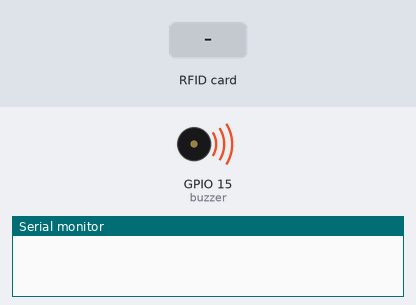
Bench run of a sketch on a simulated ESP32. On the bench: buzzer (waves = sounding), the last lines printed to the serial monitor. The inputs (shaded band) are chosen by the test bench.

Above: at 0.1 s.
At 1.3 s:
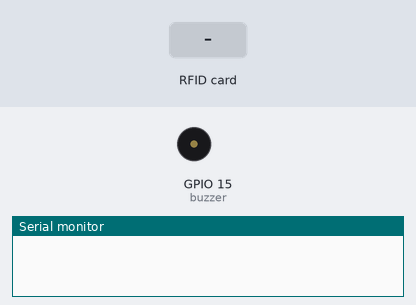
1.4 s: RFID card 5E 7A 19 C4 held to the reader
At 2.0 s:
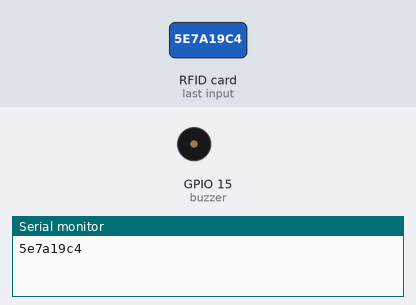
Timing chart, 0 to 4.4 s (numbered marks = the images above; inputs shaded):
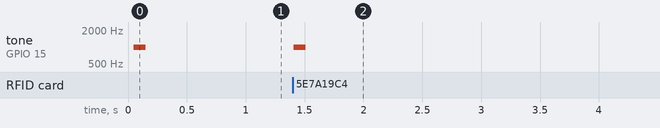

Measured:
- after the input at 1.4 s, tone on GPIO 15 (buzzer): silent → 1000 Hz at once, → silent 0.10 s later

The sketch:

sketch_jul30b.ino
```cpp
#include <SPI.h>
#include <MFRC522.h>

// Pin Definitions
#define SS_PIN 5 // Slave Select Pin
#define RST_PIN 4 // Reset Pin
const int buzzer = 15; // Buzzer Pin

MFRC522 mfrc522(SS_PIN, RST_PIN); // Create MFRC522 instance

void setup() {
  Serial.begin(115200); // Initialize serial communications with the PC
  SPI.begin(18, 19, 23); // Initialize SPI with ESP32 pins: SCK=18, MISO=19, MOSI=23
  mfrc522.PCD_Init(); // Initialize the MFRC522 reader

  pinMode(buzzer, OUTPUT); // Set buzzer pin as output
  tone(buzzer, 1000); // Play a short beep when the system starts
  delay(100);
  noTone(buzzer); // Stop the beep
}

void loop() {
  // Check for a new card
  if (!mfrc522.PICC_IsNewCardPresent()) {
    return; // Exit if no card is detected
  }

  // Attempt to read the card's UID
  if (!mfrc522.PICC_ReadCardSerial()) {
    return; // Exit if reading UID fails
  }

  // Sound a beep when a card is detected
  tone(buzzer, 1000);
  delay(100);
  noTone(buzzer);

  // Convert UID to a hexadecimal string and print it
  String rfid = "";
  for (byte i = 0; i < mfrc522.uid.size; i++) {
    rfid += String(mfrc522.uid.uidByte[i], HEX);
  }
  Serial.println(rfid); // Output the UID to the serial monitor

  // Stop communication with the card and clear encryption
  mfrc522.PICC_HaltA();
  mfrc522.PCD_StopCrypto1();
}
```
